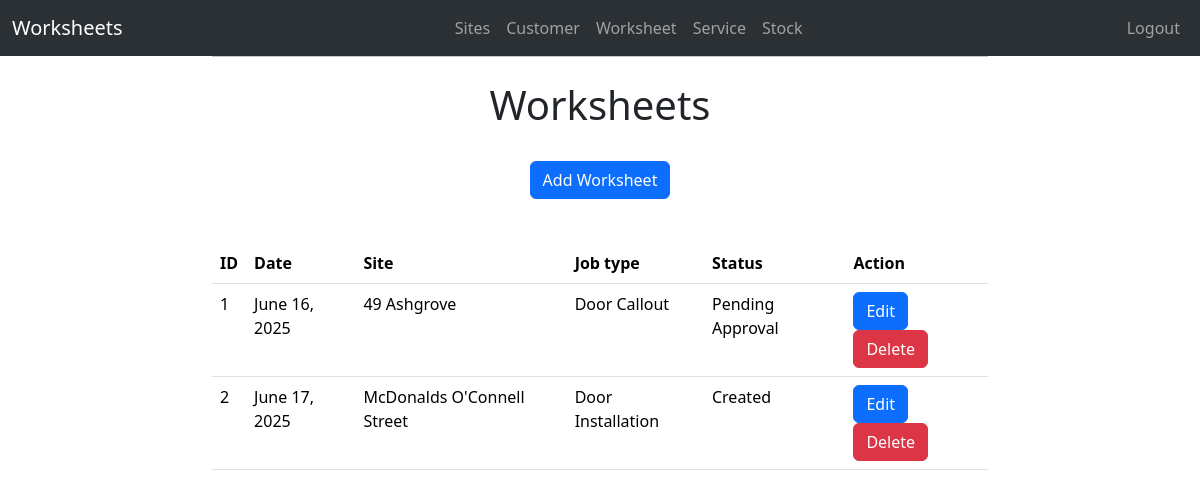
Before: /worksheet/ (signed in) with the older database file.
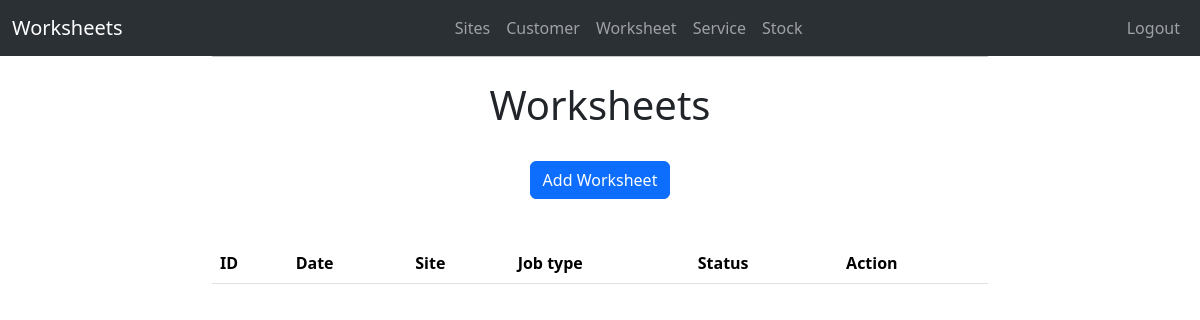
After: the same page with the newer database file.
### workforms/models.py (models this page shows)
class Worksheet(models.Model):
    site_name = models.ForeignKey(Site, on_delete=models.CASCADE)
    date = models.DateField()
    start_time = models.TimeField(blank=True )
    end_time = models.TimeField(blank=True )
    travel_time = models.FloatField(blank=True)
    job_type = models.CharField(max_length=50, choices=Choices.JOB_TYPE)
    description = models.TextField()
    materials = models.TextField(blank=True)
    num_electrcians = models.IntegerField()
    num_apprentices = models.IntegerField()
    electricians_name = models.CharField(max_length=30)
    customer_name = models.CharField(max_length=50)
    signature = models.ImageField(blank=True)
    image2 = models.ImageField(blank=True)
    image3 = models.ImageField(blank=True)
    image4 = models.ImageField(blank=True)
    image5 = models.ImageField(blank=True)
    image6 = models.ImageField(blank=True)
    status = models.CharField(max_length=50, choices=Choices.STATUS, default="Created")

class Site(models.Model):
    site_name = models.CharField(max_length=40)
    address = models.CharField(max_length=40, blank=True)
    town = models.CharField(max_length=40, blank=True)
    county = models.CharField(max_length=40, blank=True)
    country = models.CharField(max_length=40, blank=True)
    aircode = models.CharField(max_length=40, blank=True)
    def __str__(self):
        return str(self.site_name)

### workforms/views.py (the view)
# urls.py: path('worksheet/', worksheet, name='Worksheet'),
@login_required
def worksheet(request):
    worksheets = Worksheet.objects.all()
    return render(request, 'worksheet.html', {'worksheets': worksheets})

### workforms/templates/worksheet.html
{% extends 'base.html' %}
{% block content %}
<div class="text-center" style="margin: 20px;">
  <h1>Worksheets</h1>
  <br>
  <a class="btn btn-primary" href="/worksheet/add_worksheet/" role="button">Add Worksheet</a>
  <br>
  <br>
</div>
<table class="table">
  <thead>
    <tr>
      <th scope="col">ID</th>
      <th scope="col">Date</th>
      <th scope="col">Site</th>
      <th scope="col">Job type</th>
      <th scope="col">Status</th>
      <th scope="col">Action</th>
    </tr>
  </thead>
  <tbody>
    {% for x in worksheets %}
    <tr>
      <td>{{ x.id }}</td>
      <td>{{ x.date }}</td>
      <td>{{ x.site_name  }}</td>
      <td>{{ x.job_type }}</td>
      <td>{{ x.status }}</td>
      <td>
        <a class="btn btn-primary" href="/worksheet/edit_worksheet/{{ x.id }}" role="button">Edit</a>
        <a class="btn btn-danger" href="/worksheet/delete_worksheet/{{ x.id }}" role="button" onclick="return confirm('Are you sure you want to delete this Worksheet?');">Delete</button>
      </td>
    </tr>
    {% endfor %}
  </tbody>
</table>
{% endblock %}

Changed rows visible on the page:
removed Worksheet: id "1", date "June 16, 2025", site_name "49 Ashgrove", job_type "Door Callout", status "Pending Approval"
removed Worksheet: id "2", date "June 17, 2025", site_name "McDonalds O'Connell Street", job_type "Door Installation", status "Created"
